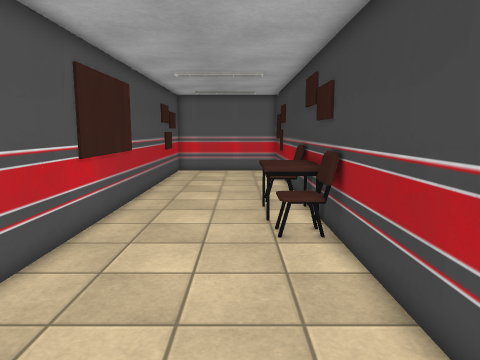
view 1 (above)

12 first-person views from a walk through a Unity game level. The camera is 1.5 m above the floor, tilts 8° down and sees 70° across. The floor is counted in squares, 0.5 m on a side. Each view is taken from the middle of a square. On the plan, view 1 faces up. The plan holds only what a view shows up to about 20 squares ahead; the rest is blank. The place goes on beyond the plan. The player is left out. Some surface patterns are stand-ins.

view 2
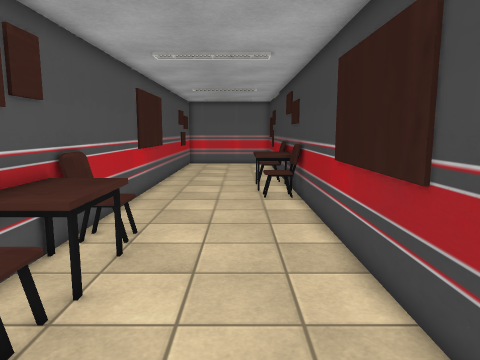

view 3
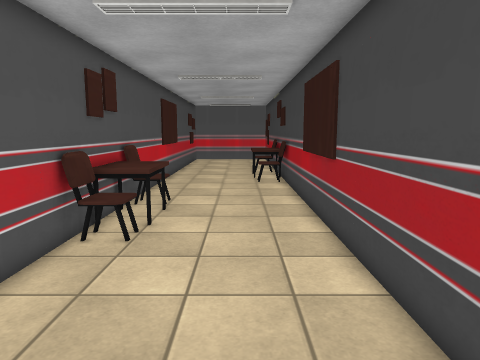

view 4
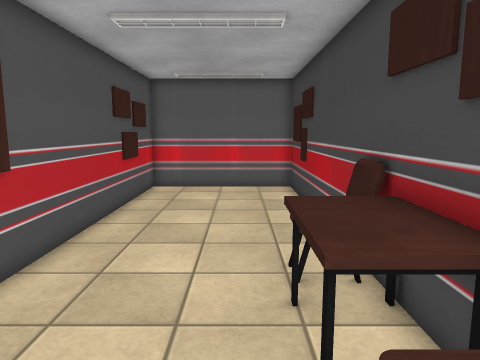

view 5
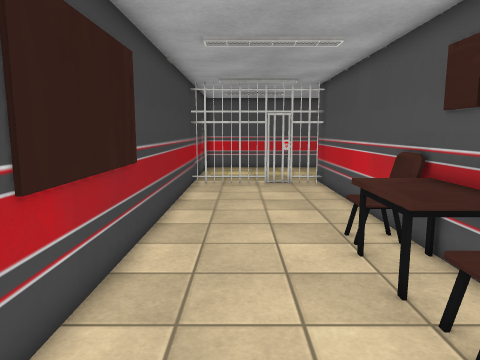

view 6
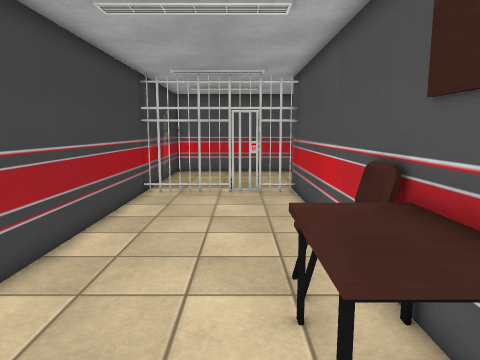

view 7
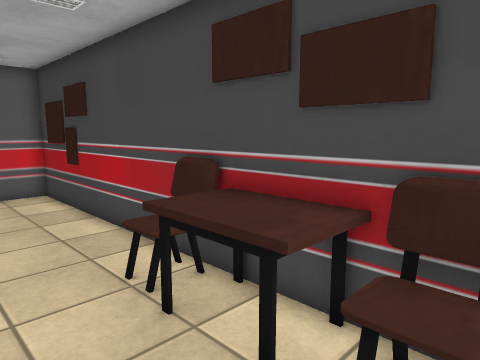

view 8
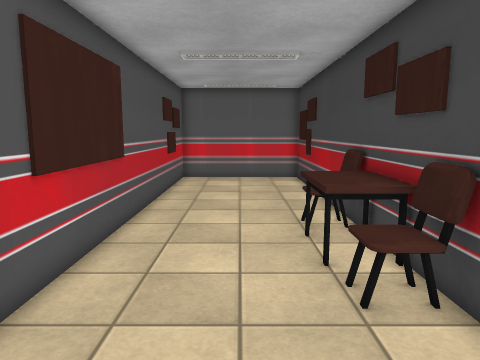

view 9
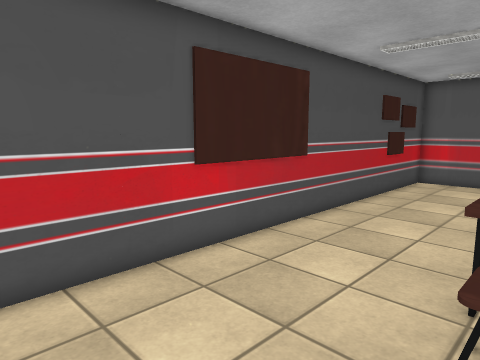

view 10
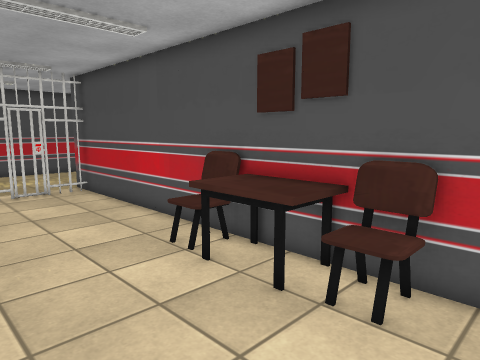

view 11
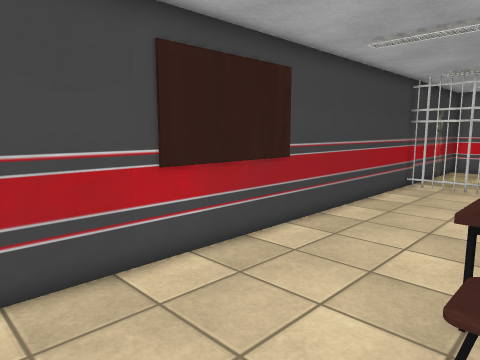

view 12
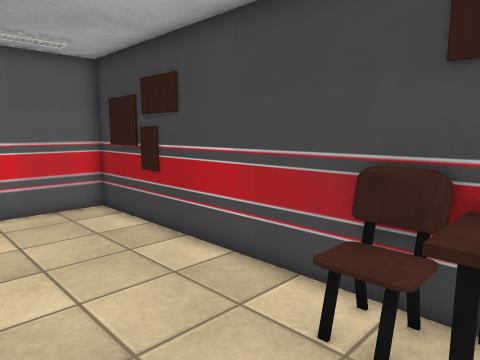

### Floor plan
Points are (right, up) in squares from view 1. A wall is a line through its corners. A room is listed if a view was taken in it or the views show most of it. See-through windows are left out.
Room 1 (views 1, 2, 3, 4, 5, 6, 7, 8, 9, 10, 11, 12)
walls: (-4.8, 10.5) (-4.8, -13.5); (-4.8, 22.5) (-4.8, 14.4); (2.8, 24.4) (2.8, 26.8) (-4.8, 26.8) (-4.8, 25.4); (-2.1, -11.9) (-1.5, -11.9); (-3, -11.9) (-2.5, -12.1); (-3.1, -11.9) (-2.5, -12); (-2.1, -12) (-1.5, -12.1); (-3.6, -11.9) (-2.5, -11.9); (-3.1, -12) (-2.5, -11.8); (-3.1, -12) (-2.5, -12); (2.8, -14.5) (2.8, 22.5)
objects: other object (-5, 24) to (-5, 25); other object (-4, -2) to (-3, -1); other object (-4, 0) to (-3, 2); other object (-4, 3) to (-3, 4); other object (1, 9) to (2, 11); other object (1, 12) to (2, 13); other object (1, 14) to (2, 16)

Positions as (right, up) in squares from view 1, and headings:
1: (0, 0), facing up
2: (0, -6), facing up
3: (0, -11), facing up
4: (0, 8), facing up
5: (0, 8), facing down
6: (-2, 5), facing down
7: (-2, 9), facing up-right
8: (-1, 4), facing up
9: (2, 5), facing up-left
10: (2, 6), facing down-left
11: (-4, 8), facing down-right
12: (-3, 13), facing up-right
